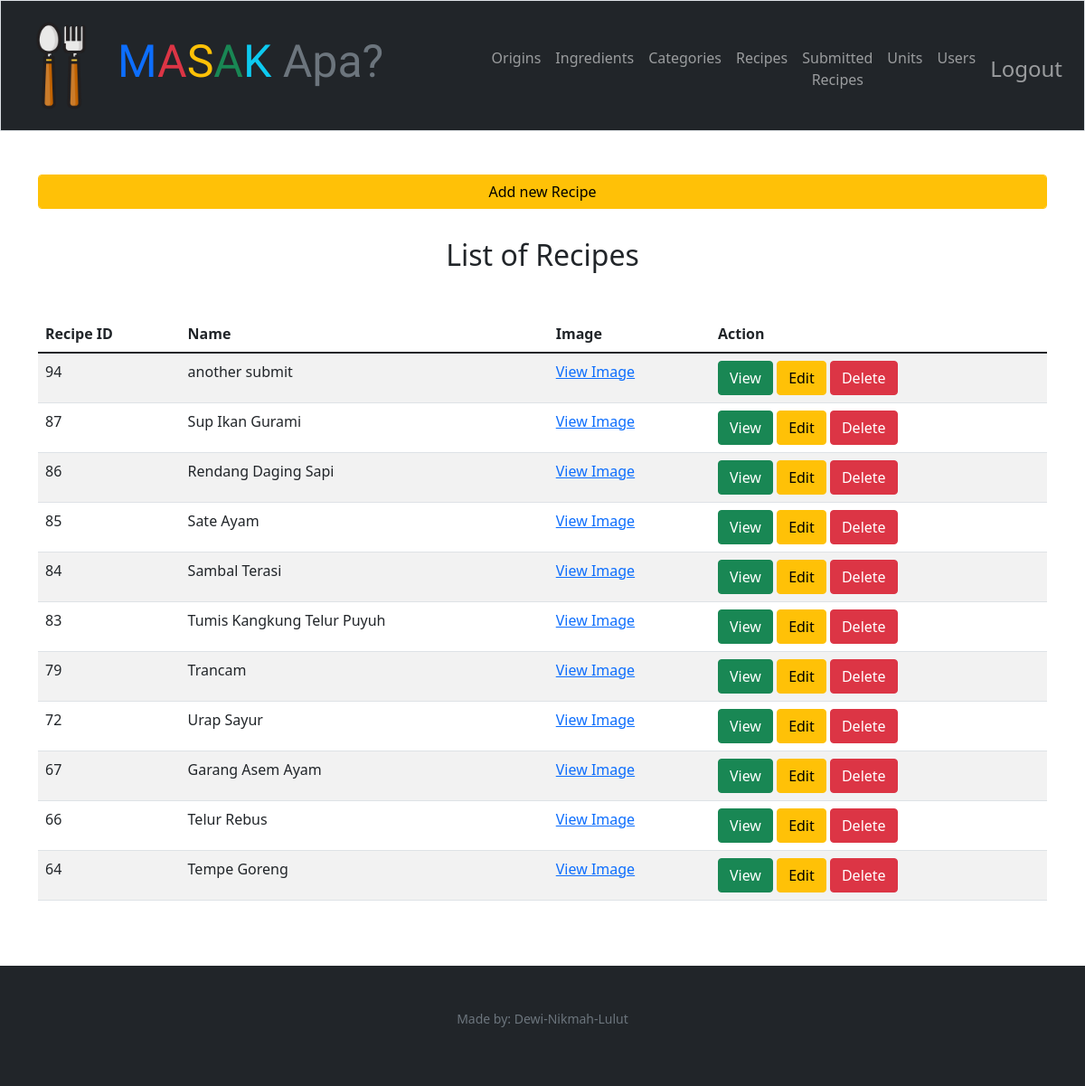
/admin/recipes (signed in), run on an earlier commit of the app's database.
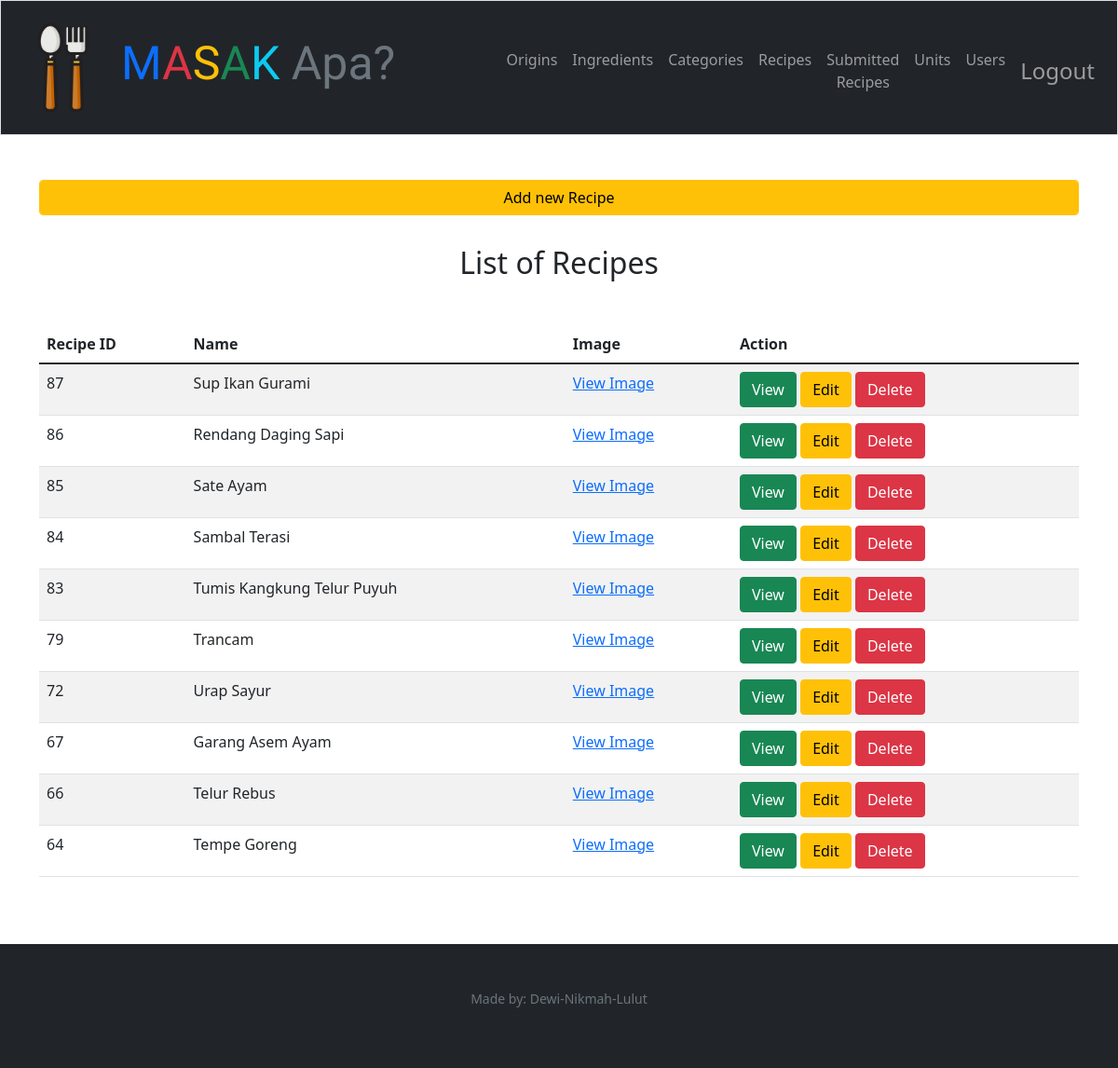
And on a later commit of the database.
### tables this page shows
CREATE TABLE "recipes" (
	"id"	integer NOT NULL,
	"name"	TEXT NOT NULL,
	"origin_id"	integer NOT NULL,
	"image"	varchar,
	"created_at"	datetime DEFAULT CURRENT_TIMESTAMP,
	"updated_at"	datetime DEFAULT CURRENT_TIMESTAMP,
	"description"	TEXT,
	"img_src"	TEXT,
	"recipe_src"	TEXT,
	PRIMARY KEY("id" AUTOINCREMENT),
	FOREIGN KEY("origin_id") REFERENCES "origins"("id") on delete cascade on update cascade
);

### app.py (the view)
@app.route("/admin/recipes", methods=["GET"])
@login_admin_required
def show_recipes_admin():
    if request.method == 'GET':
        recipes = db.execute("select recipes.id, recipes.name as recipe_name, recipes.image, recipes.description, recipe_ingredients.qty, instructions.instructions, units.name as unit_name from recipes inner join recipe_ingredients on recipes.id = recipe_ingredients.recipe_id inner join ingredients on recipe_ingredients.ingredients_id = ingredients.id inner join units on recipe_ingredients.unit_id = units.id inner join instructions on recipes.id = instructions.recipe_id group by recipes.id order by recipes.created_at desc")
        return render_template("/admin/show_recipes_admin.html", recipes = recipes)

### app.py (called while the page is built)
@app.after_request
def after_request(response):
    response.headers["Cache-Control"] = "no-cache, no-store, must-revalidate"
    response.headers["Expires"] = 0
    response.headers["Pragma"] = "no-cache"
    return response

### helpers.py (called while the page is built)
def login_admin_required(f):
    @wraps(f)
    def decorated_function(*args, **kwargs):
        if session.get("role") != 'admin':
            return redirect("/login")
        return f(*args, **kwargs)
    return decorated_function

### templates/admin/show_recipes_admin.html (shortened to what this page needs)
{% extends "layout_admin.html" %} {% block title %} Add Recipe {% endblock %} {%
block main %}
<div class="container-lg mb-4">
  <div class="row">
    <div>
      <a href="/admin/recipe/add/" class="btn btn-warning form-control mb-3"
        >Add new Recipe</a
      >
    </div>
  </div>
  <h2 class="text-center mt-3">List of Recipes</h2>
  <table class="table table-striped table-hover">
    <thead>
      <tr>
        <th>Recipe ID</th>
        <th>Name</th>
        <th>Image</th>
        <th>Action</th>
      </tr>
    </thead>
    <tbody>
      {% for recipe in recipes %}
      <tr>
        <td>{{ recipe["id"] }}</td>
        <td>{{ recipe["recipe_name"] }}</td>
        <td>
          <a href="/static/uploads/{{ recipe['image'] }}">View Image</a>
        </td>
        <td>
          <a
            href="/admin/recipe/show/{{ recipe['id'] }}"
            class="btn btn-success"
            >View</a
          >
          <a
            href="/admin/recipe/{{ recipe['id'] }}/edit"
            class="btn btn-warning"
            >Edit</a
          >
          <a
            href="/admin/recipe/{{ recipe['id'] }}/delete"
            onclick="return confirm('Are you sure you want to delete this item?');"
            class="btn btn-danger"
            >Delete</a
          >
        </td>
      </tr>
      {% endfor %}
    </tbody>
  </table>
</div>
{% endblock %}

What changed in the data, as far as the page shows it:
removed recipes: id "94", recipe_name "another submit"
